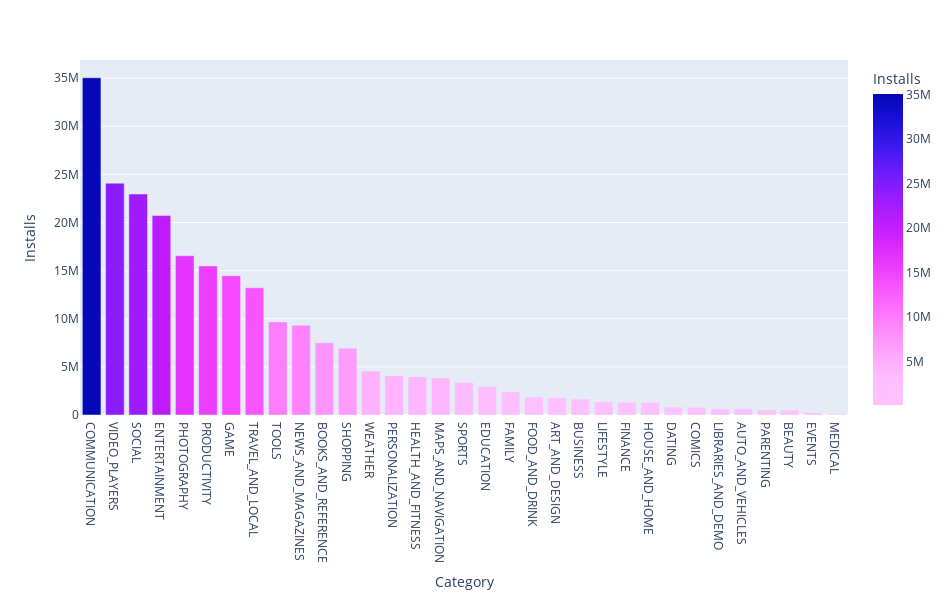

Notebook code for this chart:
### Markdown cell above
## What is the most installed categories?

### Code cell
vs.most_by('Category', 'Installs')

### Figure 1 — Plotly figure (JSON) as saved in the notebook; plotly's stock layout.template omitted (floating-point values rounded to 4 significant figures)
{"data": [{"alignmentgroup": "True", "hovertemplate": "Category=%{x}<br>Installs=%{marker.color}<extra></extra>", "legendgroup": "", "marker": {"color": [35040000.0, 24090000.0, 22960000.0, 20720000.0, 16550000.0, 15490000.0, 14470000.0, 13220000.0, 9676000.0, 9328000.0, 7504000.0, 6932000.0, 4571000.0, 4076000.0, 3972000.0, 3842000.0, 3374000.0, 2966000.0, 2417000.0, 1891000.0, 1787000.0, 1660000.0, 1365000.0, 1320000.0, 1314000.0, 824100.0, 803200.0, 630900.0, 625100.0, 525400.0, 513200.0, 249600.0, 96690.0], "coloraxis": "coloraxis", "pattern": {"shape": ""}}, "name": "", "offsetgroup": "", "orientation": "v", "showlegend": false, "textposition": "auto", "type": "bar", "x": ["COMMUNICATION", "VIDEO_PLAYERS", "SOCIAL", "ENTERTAINMENT", "PHOTOGRAPHY", "PRODUCTIVITY", "GAME", "TRAVEL_AND_LOCAL", "TOOLS", "NEWS_AND_MAGAZINES", "BOOKS_AND_REFERENCE", "SHOPPING", "WEATHER", "PERSONALIZATION", "HEALTH_AND_FITNESS", "MAPS_AND_NAVIGATION", "SPORTS", "EDUCATION", "FAMILY", "FOOD_AND_DRINK", "ART_AND_DESIGN", "BUSINESS", "LIFESTYLE", "FINANCE", "HOUSE_AND_HOME", "DATING", "COMICS", "LIBRARIES_AND_DEMO", "AUTO_AND_VEHICLES", "PARENTING", "BEAUTY", "EVENTS", "MEDICAL"], "xaxis": "x", "y": [35040000.0, 24090000.0, 22960000.0, 20720000.0, 16550000.0, 15490000.0, 14470000.0, 13220000.0, 9676000.0, 9328000.0, 7504000.0, 6932000.0, 4571000.0, 4076000.0, 3972000.0, 3842000.0, 3374000.0, 2966000.0, 2417000.0, 1891000.0, 1787000.0, 1660000.0, 1365000.0, 1320000.0, 1314000.0, 824100.0, 803200.0, 630900.0, 625100.0, 525400.0, 513200.0, 249600.0, 96690.0], "yaxis": "y"}], "layout": {"autosize": false, "barmode": "group", "coloraxis": {"colorbar": {"title": {"text": "Installs"}}, "colorscale": [[0, "#fec3fe"], [0.08333, "#febefe"], [0.1667, "#fea5fd"], [0.25, "#fe88fc"], [0.3333, "#fc67fd"], [0.4167, "#f246fe"], [0.5, "#dd2bfd"], [0.5833, "#bf1cfd"], [0.6667, "#981cfd"], [0.75, "#6b1cfb"], [0.8333, "#3c19f0"], [0.9167, "#1910d8"], [1, "#0508b8"]]}, "height": 600, "legend": {"tracegroupgap": 0}, "margin": {"t": 60}, "width": 950, "xaxis": {"anchor": "y", "domain": [0, 1], "title": {"text": "Category"}}, "yaxis": {"anchor": "x", "domain": [0, 1], "title": {"text": "Installs"}}}}
